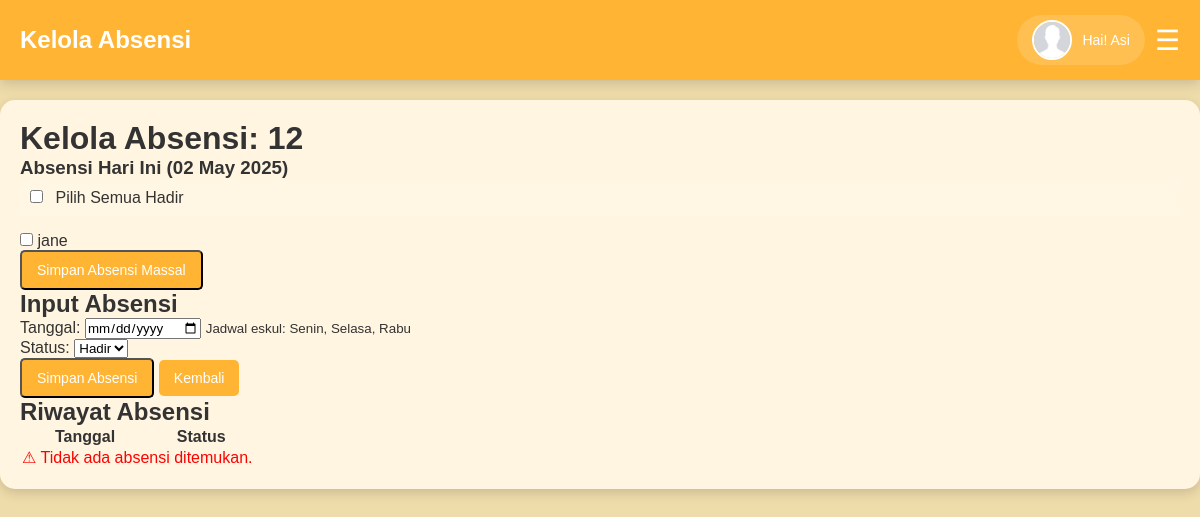
Page /dashboard-guru-fiture/kelola_absensi.php?eskul_id=4&student_id=12 (signed in) on the committed database.
### tables this page shows
CREATE TABLE `teachers` (
  `teacher_id` int(11) NOT NULL,
  `name` varchar(100) NOT NULL,
  `email` varchar(100) DEFAULT NULL,
  `phone` varchar(15) DEFAULT NULL,
  `user_id` int(11) DEFAULT NULL
);

CREATE TABLE `users` (
  `id` int(11) NOT NULL,
  `username` varchar(50) NOT NULL,
  `password` varchar(255) NOT NULL,
  `full_name` varchar(100) NOT NULL,
  `role` enum('admin','teacher','student') NOT NULL,
  `profile_picture` varchar(255) DEFAULT 'fotos/profile/default.png'
);

CREATE TABLE `students` (
  `student_id` int(11) NOT NULL,
  `name` varchar(100) NOT NULL,
  `email` varchar(100) DEFAULT NULL,
  `phone` varchar(15) DEFAULT NULL,
  `user_id` int(11) DEFAULT NULL,
  `kelas_id` int(11) DEFAULT NULL
);

### dashboard-guru-fiture/kelola_absensi.php (the view, shortened to what this page needs)
<?php
include '../koneksi.php';
$eskul_id = isset($_GET['eskul_id']) ? $_GET['eskul_id'] : null;
$student_id = isset($_GET['student_id']) ? $_GET['student_id'] : null;
$stmt = $conn->prepare("SELECT hari FROM eskul_schedule WHERE eskul_id = ?");
$stmt->bind_param("i", $eskul_id);
$stmt->execute();
$result = $stmt->get_result();
$schedule_days = [];
while ($row = $result->fetch_assoc()) {
    $schedule_days[] = $row['hari'];
}
$stmt = $conn->prepare("SELECT s.student_id, s.name
                       FROM eskul_students es
                       JOIN students s ON es.student_id = s.student_id
                       WHERE es.eskul_id = ?");
$stmt->bind_param("i", $eskul_id);
$stmt->execute();
$students = $stmt->get_result();
$stmt = $conn->prepare("
    SELECT a.*, es.eskul_id
    FROM attendance a
    JOIN eskul_schedule es ON a.schedule_id = es.schedule_id
    WHERE es.eskul_id = ? AND a.student_id = ?
    ORDER BY a.tanggal DESC
");
$stmt->bind_param("ii", $eskul_id, $student_id);
$stmt->execute();
$attendance_result = $stmt->get_result();
$page_title = "Kelola Absensi";
include 'layouts/header.php';
?>
<div class="wrapper">
    <main class="container">
        <h1>Kelola Absensi: <?php echo htmlspecialchars($student_id); ?></h1>
        <div class="mass-attendance">
            <h3>Absensi Hari Ini (<?php echo date('d M Y'); ?>)</h3>
            <form method="POST" action="">
                <div class="checkbox-group">
                    <input type="checkbox" id="selectAll" onclick="toggleAllCheckboxes()">
                    <label for="selectAll">Pilih Semua Hadir</label>
                </div>
                <?php while ($student = $students->fetch_assoc()): ?>
                <div class="attendance-card">
                    <input type="checkbox" name="student_ids[]"
                           value="<?php echo $student['student_id']; ?>"
                           class="student-checkbox">
                    <label><?php echo htmlspecialchars($student['name']); ?></label>
                </div>
                <?php endwhile; ?>
                <button type="submit" name="mass_attendance" class="button">
                    Simpan Absensi Massal
                </button>
            </form>
        </div>
        <h2>Input Absensi</h2>
        <form method="POST">
            <div class="form-group">
                <label>Tanggal:</label>
                <input type="date" name="tanggal" required>
                <small>Jadwal eskul: <?php echo implode(", ", $schedule_days); ?></small>
            </div>
            <div class="form-group">
                <label>Status:</label>
                <select name="status" required>
                    <option value="Hadir">Hadir</option>
                </select>
            </div>
            <button type="submit" class="button">Simpan Absensi</button>
            <a href="../dashboard_guru.php" class="button">Kembali</a>
        </form>
        <h2>Riwayat Absensi</h2>
        <table>
            <thead>
                <tr>
                    <th>Tanggal</th>
                    <th>Status</th>
                </tr>
            </thead>
            <tbody>
                <?php
                if ($attendance_result->num_rows > 0) {
                    while ($attendance = $attendance_result->fetch_assoc()) {
                        echo "<tr>";
                        echo "<td>" . htmlspecialchars($attendance['tanggal']) . "</td>";
                        echo "<td>" . htmlspecialchars($attendance['status']) . "</td>";
                        echo "</tr>";
                    }
                } else {
                    echo "<tr><td colspan='2' style='color: red;'>⚠ Tidak ada absensi ditemukan.</td></tr>";
                }
                ?>
            </tbody>
        </table>
    </main>
</div>
</body>
</html>

### dashboard-guru-fiture/layouts/header.php (shortened to what this page needs)
<?php
if (!isset($teacher_name)) {
    $query_teacher = "SELECT t.name, u.profile_picture
                     FROM teachers t
                     JOIN users u ON t.user_id = u.id
                     WHERE t.user_id = ?";
    $stmt = $conn->prepare($query_teacher);
    $stmt->bind_param("i", $_SESSION['user_id']);
    $stmt->execute();
    $teacher_data = $stmt->get_result()->fetch_assoc();
    $teacher_name = $teacher_data['name'];
    $teacher_photo = !empty($teacher_data['profile_picture']) ? '../' . $teacher_data['profile_picture'] : '../fotos/profile/default.png';
}
?>
<!DOCTYPE html>
<html lang="id">
<head>
    <link rel="stylesheet" href="../css/style.css">
</head>
<body>
    <nav class="navbar">
        <div class="navbar-left">
            <h2><?php echo $page_title ?? 'Dashboard Guru'; ?></h2>
        </div>
        <div class="navbar-right">
            <div class="profile">
                <img src="<?php echo $teacher_photo; ?>" alt="Profile" class="profile-logo">
                <span class="welcome-message">
                    Hai! <?php echo htmlspecialchars($teacher_name); ?>
                </span>
            </div>
            <button id="menu-btn" class="menu-btn">☰</button>
        </div>
    </nav>
</body>
</html>

### css/style.css (style rules this page uses)
:root { --bg-color: #EFDCAB; --bg-color-2: #FFF5E1; --text-color: #333; --primary-color: #FFB433; --hover-color: #E09E2C; --sidebar-bg: #FFB433; --sidebar-text: #5A3E1B; --overlay-bg: rgba(0, 0, 0, 0.5); --shadow-light: 0px 4px 12px rgba(0, 0, 0, 0.15); }
*, *::before, *::after { margin: 0; padding: 0; box-sizing: border-box; font-family: Arial, sans-serif; }
html { scroll-behavior: smooth; }
body { background-color: var(--bg-color); color: var(--text-color); transition: all 0.3s ease-in-out; }
.navbar { display: flex; justify-content: space-between; align-items: center; background: var(--primary-color); padding: 15px 20px; color: white; position: fixed; width: 100%; top: 0; left: 0; z-index: 1000; box-shadow: var(--shadow-light); }
.navbar-left h2 { font-size: 24px; }
.navbar-right { display: flex; align-items: center; gap: 10px; }
.profile { display: flex; align-items: center; background: rgba(255, 255, 255, 0.15); border-radius: 25px; padding: 5px 15px; gap: 10px; }
.profile-logo { width: 40px; height: 40px; object-fit: cover; border-radius: 50%; border: 2px solid white; }
.welcome-message { color: white; font-weight: 500; font-size: 14px; text-transform: capitalize; white-space: nowrap; }
.container { max-width: 1200px; margin: 100px auto 20px auto; padding: 20px; background: var(--bg-color-2); border-radius: 15px; box-shadow: var(--shadow-light); }
.button { padding: 10px 15px; background-color: var(--primary-color); color: white; text-decoration: none; border-radius: 5px; display: inline-block; font-size: 14px; }
.menu-btn { background: none; border: none; color: white; font-size: 28px; cursor: pointer; }
.checkbox-group { background: rgba(255,255,255,0.1); padding: 10px; border-radius: 4px; margin-bottom: 15px; }
.checkbox-group input[type="checkbox"] { margin-right: 8px; }

### rows in the picture
teachers: user.profile_picture (placeholder picture), name "Asi"
students: name "jane"

### other values in the picture
$page_title "Kelola Absensi"
$student_id "12"
implode(", ", $schedule_days) "Senin, Selasa, Rabu"
